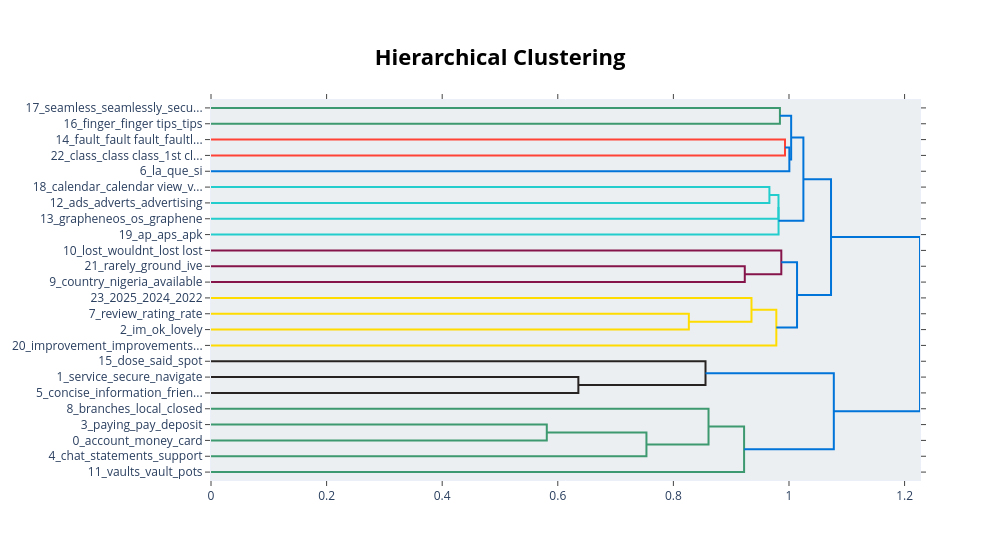

This figure's notebook cell:
### Code cell
# Visualize topics as a hierarchical tree
fig = unseed_try.visualize_hierarchy()
fig.show()

### Figure 1 — Plotly figure (JSON) as saved in the notebook; plotly's stock layout.template omitted (floating-point values rounded to 4 significant figures)
{"data": [{"hoverinfo": "text", "marker": {"color": "rgb(61,153,112)"}, "mode": "lines", "type": "scatter", "x": [0.0, 0.9843, 0.9843, 0.0], "xaxis": "x", "y": [-5.0, -5.0, -15.0, -15.0], "yaxis": "y"}, {"hoverinfo": "text", "marker": {"color": "rgb(255,65,54)"}, "mode": "lines", "type": "scatter", "x": [0.0, 0.9931, 0.9931, 0.0], "xaxis": "x", "y": [-25.0, -25.0, -35.0, -35.0], "yaxis": "y"}, {"hoverinfo": "text", "marker": {"color": "rgb(0,116,217)"}, "mode": "lines", "type": "scatter", "x": [0.9931, 1.001, 1.001, 0.0], "xaxis": "x", "y": [-30.0, -30.0, -45.0, -45.0], "yaxis": "y"}, {"hoverinfo": "text", "marker": {"color": "rgb(0,116,217)"}, "mode": "lines", "type": "scatter", "x": [0.9843, 1.004, 1.004, 1.001], "xaxis": "x", "y": [-10.0, -10.0, -37.5, -37.5], "yaxis": "y"}, {"hoverinfo": "text", "marker": {"color": "rgb(35,205,205)"}, "mode": "lines", "type": "scatter", "x": [0.0, 0.9661, 0.9661, 0.0], "xaxis": "x", "y": [-55.0, -55.0, -65.0, -65.0], "yaxis": "y"}, {"hoverinfo": "text", "marker": {"color": "rgb(35,205,205)"}, "mode": "lines", "type": "scatter", "x": [0.9661, 0.9818, 0.9818, 0.0], "xaxis": "x", "y": [-60.0, -60.0, -75.0, -75.0], "yaxis": "y"}, {"hoverinfo": "text", "marker": {"color": "rgb(35,205,205)"}, "mode": "lines", "type": "scatter", "x": [0.9818, 0.982, 0.982, 0.0], "xaxis": "x", "y": [-67.5, -67.5, -85.0, -85.0], "yaxis": "y"}, {"hoverinfo": "text", "marker": {"color": "rgb(0,116,217)"}, "mode": "lines", "type": "scatter", "x": [1.004, 1.025, 1.025, 0.982], "xaxis": "x", "y": [-23.75, -23.75, -76.25, -76.25], "yaxis": "y"}, {"hoverinfo": "text", "marker": {"color": "rgb(133,20,75)"}, "mode": "lines", "type": "scatter", "x": [0.0, 0.9235, 0.9235, 0.0], "xaxis": "x", "y": [-105.0, -105.0, -115.0, -115.0], "yaxis": "y"}, {"hoverinfo": "text", "marker": {"color": "rgb(133,20,75)"}, "mode": "lines", "type": "scatter", "x": [0.0, 0.9867, 0.9867, 0.9235], "xaxis": "x", "y": [-95.0, -95.0, -110.0, -110.0], "yaxis": "y"}, {"hoverinfo": "text", "marker": {"color": "rgb(255,220,0)"}, "mode": "lines", "type": "scatter", "x": [0.0, 0.8267, 0.8267, 0.0], "xaxis": "x", "y": [-135.0, -135.0, -145.0, -145.0], "yaxis": "y"}, {"hoverinfo": "text", "marker": {"color": "rgb(255,220,0)"}, "mode": "lines", "type": "scatter", "x": [0.0, 0.9351, 0.9351, 0.8267], "xaxis": "x", "y": [-125.0, -125.0, -140.0, -140.0], "yaxis": "y"}, {"hoverinfo": "text", "marker": {"color": "rgb(255,220,0)"}, "mode": "lines", "type": "scatter", "x": [0.9351, 0.9781, 0.9781, 0.0], "xaxis": "x", "y": [-132.5, -132.5, -155.0, -155.0], "yaxis": "y"}, {"hoverinfo": "text", "marker": {"color": "rgb(0,116,217)"}, "mode": "lines", "type": "scatter", "x": [0.9867, 1.014, 1.014, 0.9781], "xaxis": "x", "y": [-102.5, -102.5, -143.8, -143.8], "yaxis": "y"}, {"hoverinfo": "text", "marker": {"color": "rgb(0,116,217)"}, "mode": "lines", "type": "scatter", "x": [1.025, 1.073, 1.073, 1.014], "xaxis": "x", "y": [-50.0, -50.0, -123.1, -123.1], "yaxis": "y"}, {"hoverinfo": "text", "marker": {"color": "rgb(40,35,35)"}, "mode": "lines", "type": "scatter", "x": [0.0, 0.6356, 0.6356, 0.0], "xaxis": "x", "y": [-175.0, -175.0, -185.0, -185.0], "yaxis": "y"}, {"hoverinfo": "text", "marker": {"color": "rgb(40,35,35)"}, "mode": "lines", "type": "scatter", "x": [0.0, 0.8556, 0.8556, 0.6356], "xaxis": "x", "y": [-165.0, -165.0, -180.0, -180.0], "yaxis": "y"}, {"hoverinfo": "text", "marker": {"color": "rgb(61,153,112)"}, "mode": "lines", "type": "scatter", "x": [0.0, 0.581, 0.581, 0.0], "xaxis": "x", "y": [-205.0, -205.0, -215.0, -215.0], "yaxis": "y"}, {"hoverinfo": "text", "marker": {"color": "rgb(61,153,112)"}, "mode": "lines", "type": "scatter", "x": [0.581, 0.7534, 0.7534, 0.0], "xaxis": "x", "y": [-210.0, -210.0, -225.0, -225.0], "yaxis": "y"}, {"hoverinfo": "text", "marker": {"color": "rgb(61,153,112)"}, "mode": "lines", "type": "scatter", "x": [0.0, 0.8608, 0.8608, 0.7534], "xaxis": "x", "y": [-195.0, -195.0, -217.5, -217.5], "yaxis": "y"}, {"hoverinfo": "text", "marker": {"color": "rgb(61,153,112)"}, "mode": "lines", "type": "scatter", "x": [0.8608, 0.9223, 0.9223, 0.0], "xaxis": "x", "y": [-206.2, -206.2, -235.0, -235.0], "yaxis": "y"}, {"hoverinfo": "text", "marker": {"color": "rgb(0,116,217)"}, "mode": "lines", "type": "scatter", "x": [0.8556, 1.078, 1.078, 0.9223], "xaxis": "x", "y": [-172.5, -172.5, -220.6, -220.6], "yaxis": "y"}, {"hoverinfo": "text", "marker": {"color": "rgb(0,116,217)"}, "mode": "lines", "type": "scatter", "x": [1.073, 1.227, 1.227, 1.078], "xaxis": "x", "y": [-86.56, -86.56, -196.6, -196.6], "yaxis": "y"}], "layout": {"autosize": false, "height": 560, "hoverlabel": {"bgcolor": "white", "font": {"family": "Rockwell", "size": 16}}, "hovermode": "closest", "plot_bgcolor": "#ECEFF1", "showlegend": false, "title": {"font": {"color": "Black", "size": 22}, "text": "<b>Hierarchical Clustering</b>", "x": 0.5, "xanchor": "center", "yanchor": "top"}, "width": 1000, "xaxis": {"mirror": "allticks", "rangemode": "tozero", "showgrid": false, "showline": true, "showticklabels": true, "ticks": "outside", "type": "linear", "zeroline": false}, "yaxis": {"mirror": "allticks", "range": [-240, 0], "rangemode": "tozero", "showgrid": false, "showline": true, "showticklabels": true, "tickmode": "array", "ticks": "outside", "ticktext": ["17_seamless_seamlessly_secu...", "16_finger_finger tips_tips", "14_fault_fault fault_faultl...", "22_class_class class_1st cl...", "6_la_que_si", "18_calendar_calendar view_v...", "12_ads_adverts_advertising", "13_grapheneos_os_graphene", "19_ap_aps_apk", "10_lost_wouldnt_lost lost", "21_rarely_ground_ive", "9_country_nigeria_available", "23_2025_2024_2022", "7_review_rating_rate", "2_im_ok_lovely", "20_improvement_improvements...", "15_dose_said_spot", "1_service_secure_navigate", "5_concise_information_frien...", "8_branches_local_closed", "3_paying_pay_deposit", "0_account_money_card", "4_chat_statements_support", "11_vaults_vault_pots"], "tickvals": [-5, -15, -25, -35, -45, -55, -65, -75, -85, -95, -105, -115, -125, -135, -145, -155, -165, -175, -185, -195, -205, -215, -225, -235], "type": "linear", "zeroline": false}}}
